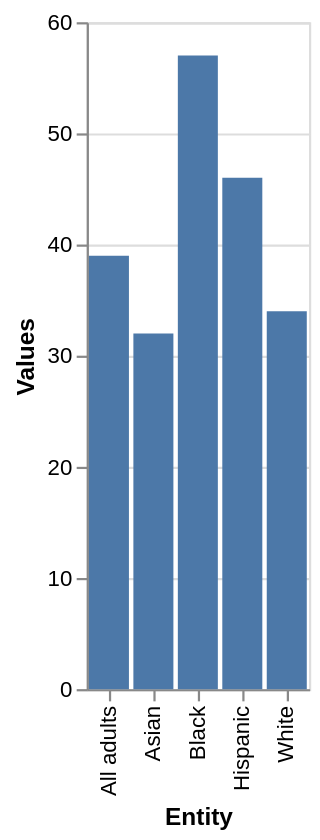

Describe this chart as a Vega-Lite specification.
### Vega-Lite specification from a JSON file in a GitHub repository (floating-point values rounded to 4 significant figures)
{"$schema": "https://vega.github.io/schema/vega-lite/v5.json", "description": "Bar chart auto-generated from CSV", "data": {"values": [{"Entity": "Asian", "Values": 32.0}, {"Entity": "Hispanic", "Values": 46.0}, {"Entity": "Black", "Values": 57.0}, {"Entity": "White", "Values": 34.0}, {"Entity": "All adults", "Values": 39.0}]}, "mark": "bar", "encoding": {"x": {"field": "Entity", "type": "ordinal"}, "y": {"field": "Values", "type": "quantitative"}}}
